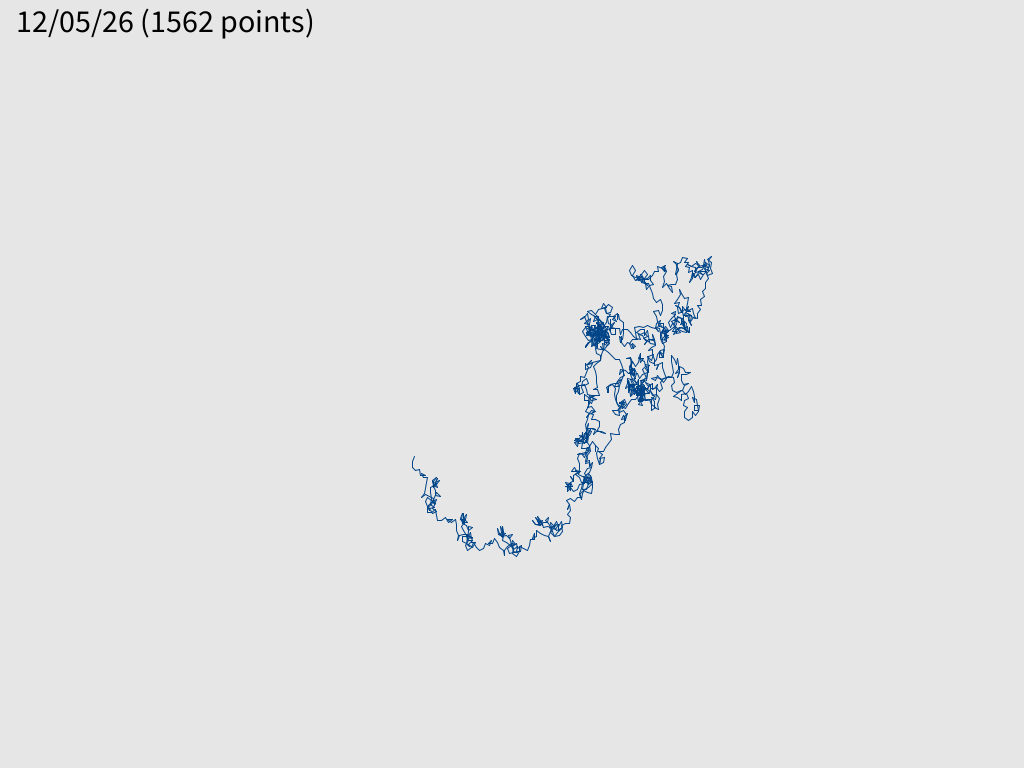
Frame 1 (no input)
Frame 60 (the mouse pressed at the canvas centre just before this capture): identical to frame 1, image omitted
Frame 120 (the mouse held since frame 60 and released just before this capture): identical to frame 1, image omitted

The Processing sketch that drew this single still picture (run headless with seeded random() and noise(); from frame 60 on, the mouse is pressed at the canvas centre):

// Processing sketch: expsum
// ── expsum.pde
/*

https://www.johndcook.com/expsum/details.html

The exponential sum plots on this site draw lines between the consecutive partial sums of

Sum[n=0, N] exp(2*PI*I * (n/m + n*n/d + n*n*n/y))

where m is the month, d is the day, and y is the last two digits of the year.
I have used different values of N over time. Currently I use N = 2 lcm(m, d, y) + 1.

*/

Expsum expsum;

void setup() {
  size(1024, 768);
  expsum = new Expsum();
}

void draw() {
  background(230);
  expsum.draw();
}

void keyPressed() {
  if (keyCode == LEFT) {
    expsum.day -= 1;
  } else if (keyCode == RIGHT) {
    expsum.day += 1;
  } else if (keyCode == UP) {
    expsum.year += 1;
  } else if (keyCode == DOWN) {
    expsum.year -= 1;
  } else if (key == 'q') {
    expsum.month -= 1;
  } else if (key == 'w') {
    expsum.month += 1;
  }
  
  expsum.month = clamp(expsum.month, 1, 12);
  expsum.day = clamp(expsum.day, 1, 31);
  expsum.year = clamp(expsum.year, 1, 99);
  expsum.gen();
}

int clamp(int x, int a, int b) {
  if (x < a)
    x = a;
  else if (x > b)
    x = b;
  return x;
}

int gcd(int a, int b) {
  while (b != 0) {
    int c = a % b;
    a = b;
    b = c;
  }
  return a;
}

int lcm(int a, int b) {
  return abs(a*b) / gcd(a, b);
}

class Rect {
  PVector min, max;
  
  Rect() {
    min = new PVector(Integer.MAX_VALUE, Integer.MAX_VALUE);
    max = new PVector(0, 0);
  }
}

class Expsum {
  PVector[] points;
  Rect extents;
  int day;
  int month;
  int year;
  
  Expsum() {
    this(day(), month(), year() % 100);
  }
  
  Expsum(int day, int month, int year) {
    this.day = day;
    this.month = month;
    this.year = year;
    gen();
  }

  void gen() {
    int N = 2*lcm(month, lcm(day, year)) + 1;
    points = new PVector[N + 1];
    extents = new Rect();
    for (int n = 0; n <= N; n++) {
      float t = (n*1.0)/month + (n*n*1.0)/day + (n*n*n*1.0)/year;
      PVector p = new PVector(cos(2*PI*t), sin(2*PI*t));
      if (n > 0) {
        p.x += points[n-1].x;
        p.y += points[n-1].y;
      }
      
      points[n] = p;
      extents.min.x = min(extents.min.x, p.x);
      extents.min.y = min(extents.min.y, p.y);
      extents.max.x = max(extents.max.x, p.x);
      extents.max.y = max(extents.max.y, p.y);
    }
  }
  
  void draw() {
    drawShape();
    drawStatus();
  }
  
  void drawStatus() {
    String str = String.format("%02d/%02d/%02d (%d points)", month, day, year, points.length);

    push();
    textSize(32);
    fill(0);
    text(str, 16, 32);
    pop();
  }
  
  void drawShape() {
    int n = points.length;
    if (n == 0)
      return;

    push();
    stroke(0, 68, 136);
    translate(width/2-100, height/3);

    float w = 300;
    float h = 300;
    for (int i = 1; i < n; i++) {
      float x1 = map(points[i-1].x, extents.min.x, extents.max.x, 0, w);
      float y1 = map(points[i-1].y, extents.min.y, extents.max.y, 0, h);
      float x2 = map(points[i].x, extents.min.x, extents.max.x, 0, w);
      float y2 = map(points[i].y, extents.min.y, extents.max.y, 0, h);

      line(x1, y1, x2, y2);
    }
    pop();
  }
}
